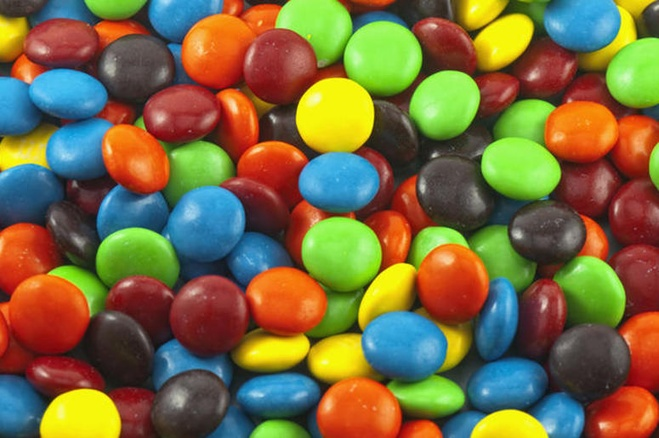
#> input picture Chapter 03/openCV/Day 1/Computer Vision Course Resources/img/img/m.jpg, 659 x 438 px, shrunk from 775 x 515 before the run, found by its file name
$ jupyter execute 'm&ms.ipynb'   (text cells are left out)
#> lines starting #> are read from the running program, lines starting #| are printed output that depends on the picture; after the words box and inside, x2 and y2 are one past the last pixel; in counts of white or black regions, pixels touching at a corner belong together; pictures that were not available may be replaced by others from this repository, and a replacement may not be noted
[cell 1]
import cv2
import matplotlib.pyplot as plt
import numpy as np

[cell 2]
img = cv2.imread('Computer Vision Course Resources/img/img/m.jpg')
#> img is the input picture: shape (438, 659, 3); mean B, G, R 63.8, 107.6, 121.9
hsv_img = cv2.imread('Computer Vision Course Resources/img/img/hsv.png')
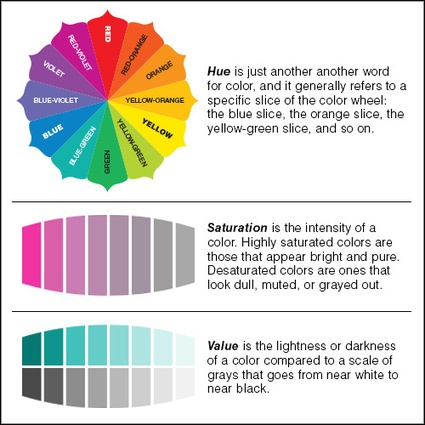
#> input picture Chapter 03/openCV/Day 3/img/img/hsv.jpg, 425 x 425 px, shrunk from 500 x 500 before the run, given in place of hsv.png, which was not available
#> hsv_img is the input picture: shape (425, 425, 3); mean B, G, R 212.6, 215, 219.1

[cell 3]
img

[cell 4]
hsv_img = cv2.cvtColor(hsv_img, cv2.COLOR_BGR2RGB)
plt.figure(figsize=(18, 12))
plt.imshow(hsv_img)

[cell 5]
img_rgb = cv2.cvtColor(img, cv2.COLOR_BGR2RGB)
img_hsv = cv2.cvtColor(img, cv2.COLOR_BGR2HSV)
#> img_hsv: shape (438, 659, 3); mean H, S, V 46.2, 170.9, 156
lower_blue = np.array([85, 50, 50])
upper_blue = np.array([130, 255, 255])

[cell 6]
mask_blue = cv2.inRange(img_hsv, lower_blue, upper_blue)
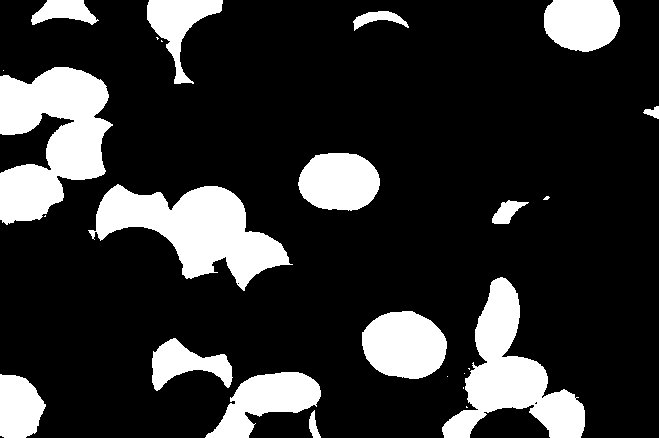
#> mask_blue: shape (438, 659); 19.1% white; 25 white regions (10 under 20 px), largest, box (x1, y1, x2, y2) and area: (0, 67, 113, 225) 11172, (88, 184, 293, 291) 10111, (442, 277, 585, 438) 9022
res_blue = cv2.bitwise_and(img_rgb, img_rgb, mask=mask_blue)

[cell 7]
plt.figure(figsize=(12,8))
plt.title('Isolate the blue')
plt.imshow(res_blue)

[cell 8]
lower_green = np.array([40, 50, 50])
upper_green = np.array([70, 255, 255])

mask_green = cv2.inRange(img_hsv, lower_green, upper_green)
#> mask_green: shape (438, 659); 16.2% white; 113 white regions (96 under 20 px), largest, box (x1, y1, x2, y2) and area: (277, 0, 423, 96) 7718, (475, 98, 561, 206) 6116, (302, 217, 380, 335) 5696
res_green = cv2.bitwise_and(img_rgb, img_rgb, mask= mask_green)

[cell 9]
plt.figure(figsize=(12,8))
plt.title('Isolate the green')
plt.imshow(res_green)

[cell 10]
mask_gb = cv2.bitwise_or(mask_blue, mask_green)
#> mask_gb: shape (438, 659); 35.3% white; 44 white regions (25 under 20 px), largest, box (x1, y1, x2, y2) and area: (361, 98, 585, 438) 26033, (50, 139, 293, 316) 17874, (0, 67, 113, 225) 11248
img_gb = cv2.bitwise_and(img_rgb, img_rgb, mask=mask_gb)

[cell 11]
plt.figure(figsize=(12, 8))
plt.title('Showing blue and green')
plt.imshow(mask_gb)
plt.imshow(img_gb)

[cell 12]
lower_red_1 = np.array([0,50,50])
upper_red_1 = np.array([10,255,255])
lower_red_2 = np.array([170,50,50])
upper_red_2 = np.array([180,255,255])

[cell 13]
mask_red_1 = cv2.inRange(img_hsv, lower_red_1, upper_red_1)
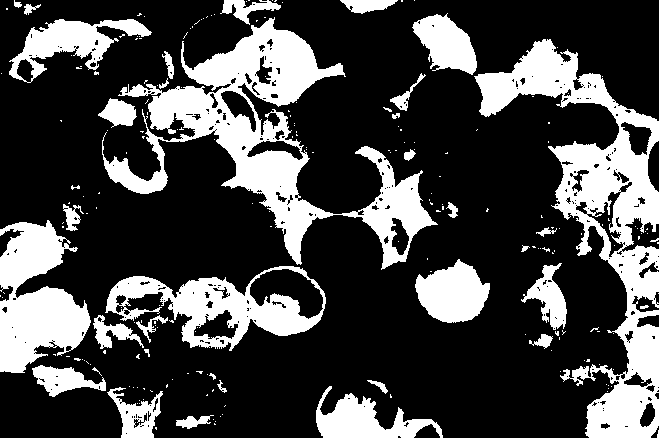
#> mask_red_1: shape (438, 659); 27.3% white; 219 white regions (183 under 20 px), largest, box (x1, y1, x2, y2) and area: (102, 17, 438, 270) 21347, (474, 39, 659, 438) 20849, (0, 220, 91, 373) 8489
mask_red_2 = cv2.inRange(img_hsv, lower_red_2, upper_red_2)
#> mask_red_2: shape (438, 659); 4.5% white; 373 white regions (313 under 20 px), largest, box (x1, y1, x2, y2) and area: (116, 292, 231, 355) 1579, (23, 340, 103, 396) 1245, (520, 298, 563, 355) 1148
mask_red = mask_red_1 + mask_red_2
#> mask_red: shape (438, 659); 31.9% white; 149 white regions (119 under 20 px), largest, box (x1, y1, x2, y2) and area: (102, 17, 438, 270) 24336, (474, 39, 659, 438) 23442, (0, 219, 106, 397) 11164
mask_rgb = cv2.bitwise_or(mask_red, mask_gb)
#> mask_rgb: shape (438, 659); 67.2% white; 216 black regions (175 under 20 px), largest, box (x1, y1, x2, y2) and area: (0, 0, 659, 438) 73564, (79, 0, 173, 181) 6389, (250, 269, 323, 319) 2017
res_rgb = cv2.bitwise_and(img_rgb, img_rgb, mask=mask_rgb)
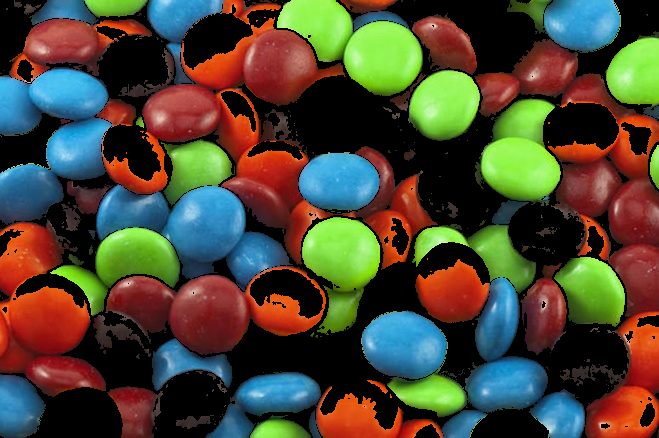
#> res_rgb: shape (438, 659, 3); mean R, G, B 75.6, 70.8, 51.7

[cell 14]
plt.figure(figsize=(12, 8))
plt.title('Showing blue, green and red')
plt.imshow(res_rgb)

[cell 15]
new_img = cv2.imread('mms.png')
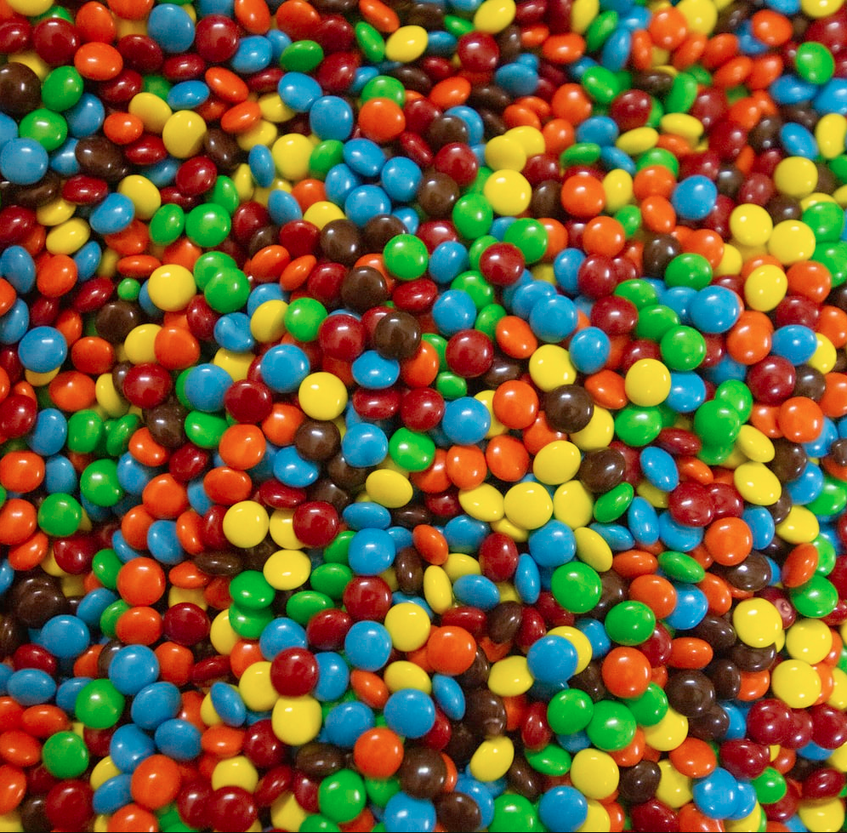
#> input picture Chapter 03/openCV/mms.png, 847 x 833 px, shrunk from 996 x 979 before the run
#> new_img is the input picture: shape (833, 847, 3); mean B, G, R 55, 93.9, 112
new_img_rgb = cv2.cvtColor(new_img, cv2.COLOR_BGR2RGB)
new_img_hsv = cv2.cvtColor(new_img, cv2.COLOR_BGR2HSV)
#> new_img_hsv: shape (833, 847, 3); mean H, S, V 51, 206.8, 151.6

[cell 16]
lower_gb = np.array([40, 50, 50])
upper_gb = np.array([130, 255, 255])
lower_red1 = np.array([0,50,50])
upper_red1 = np.array([10,255,255])
lower_red2 = np.array([170,50,50])
upper_red2 = np.array([180,255,255])

[cell 17]
mask_red1 = cv2.inRange(new_img_hsv, lower_red1, upper_red1)
#> mask_red1: shape (833, 847); 29.7% white; 1906 white regions (1753 under 20 px), largest, box (x1, y1, x2, y2) and area: (355, 0, 661, 408) 22374, (625, 3, 847, 260) 17656, (95, 394, 348, 611) 14862
mask_red2 = cv2.inRange(new_img_hsv, lower_red_2, upper_red2)
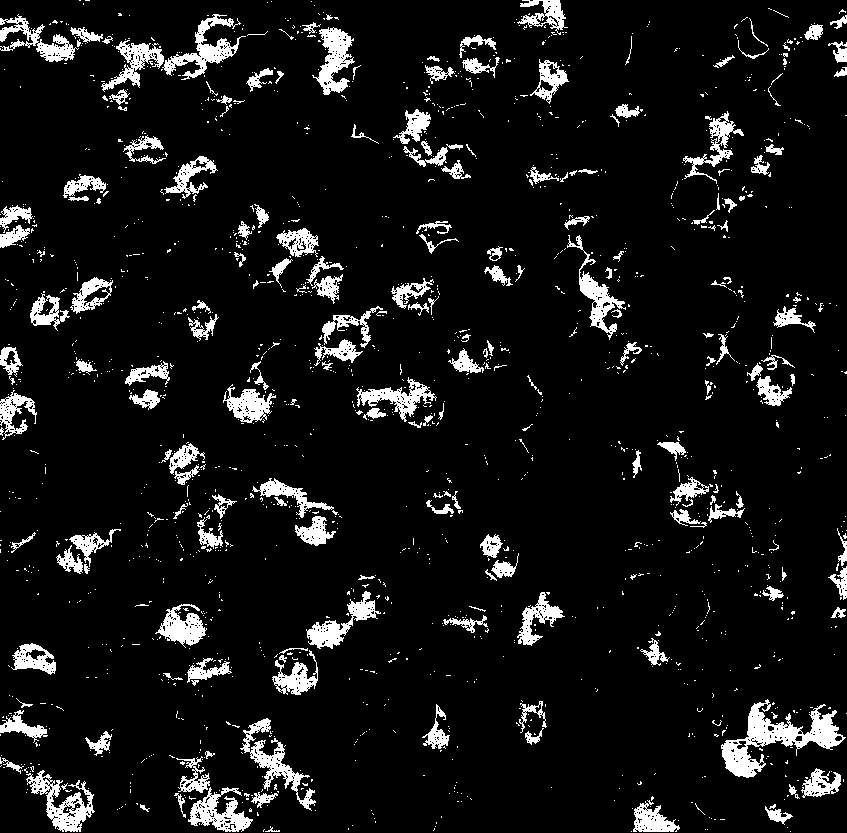
#> mask_red2: shape (833, 847); 8.3% white; 1624 white regions (1422 under 20 px), largest, box (x1, y1, x2, y2) and area: (721, 699, 846, 778) 3278, (26, 770, 95, 832) 1585, (240, 718, 316, 811) 1536
mask_red = mask_red1 + mask_red2
#> mask_red: shape (833, 847); 38% white; 699 white regions (604 under 20 px), largest, box (x1, y1, x2, y2) and area: (0, 200, 440, 611) 38970, (351, 0, 661, 408) 28878, (0, 0, 285, 207) 22310
mask_gb = cv2.inRange(new_img_hsv, lower_gb, upper_gb)
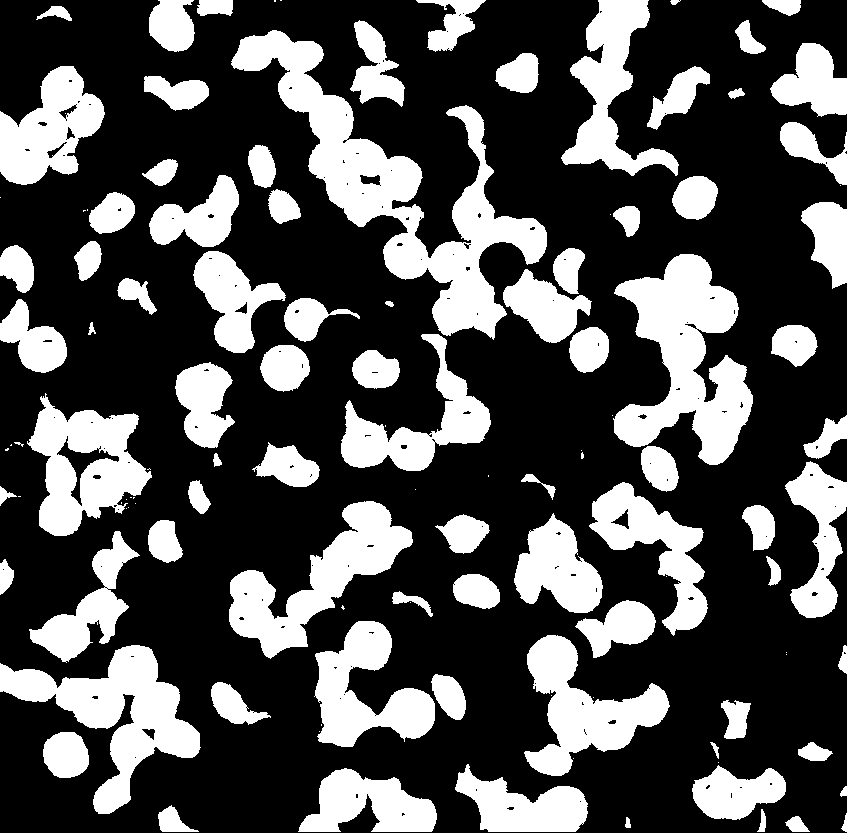
#> mask_gb: shape (833, 847); 31% white; 119 white regions (36 under 20 px), largest, box (x1, y1, x2, y2) and area: (231, 30, 547, 340) 23878, (613, 254, 753, 465) 15396, (0, 645, 201, 814) 12024

[cell 18]
mask_rgb = cv2.bitwise_or(mask_gb, mask_red)
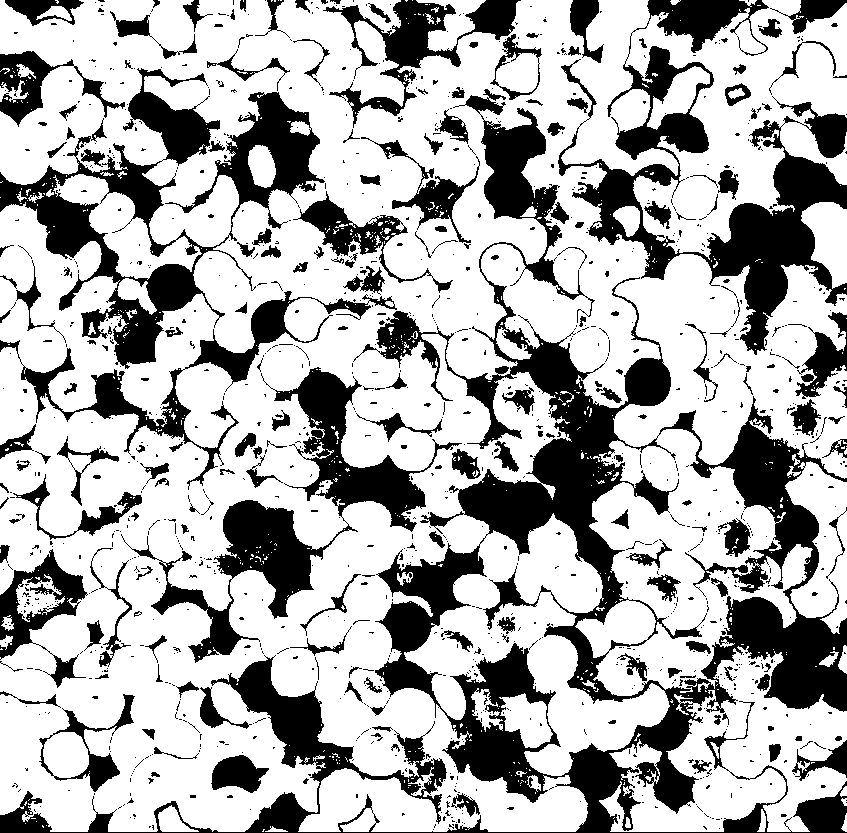
#> mask_rgb: shape (833, 847); 69% white; 1223 black regions (1018 under 20 px), largest, box (x1, y1, x2, y2) and area: (0, 89, 847, 833) 89013, (558, 0, 847, 355) 26161, (0, 68, 325, 369) 23346
res_gb = cv2.bitwise_and(new_img_rgb, new_img_rgb, mask = mask_rgb)
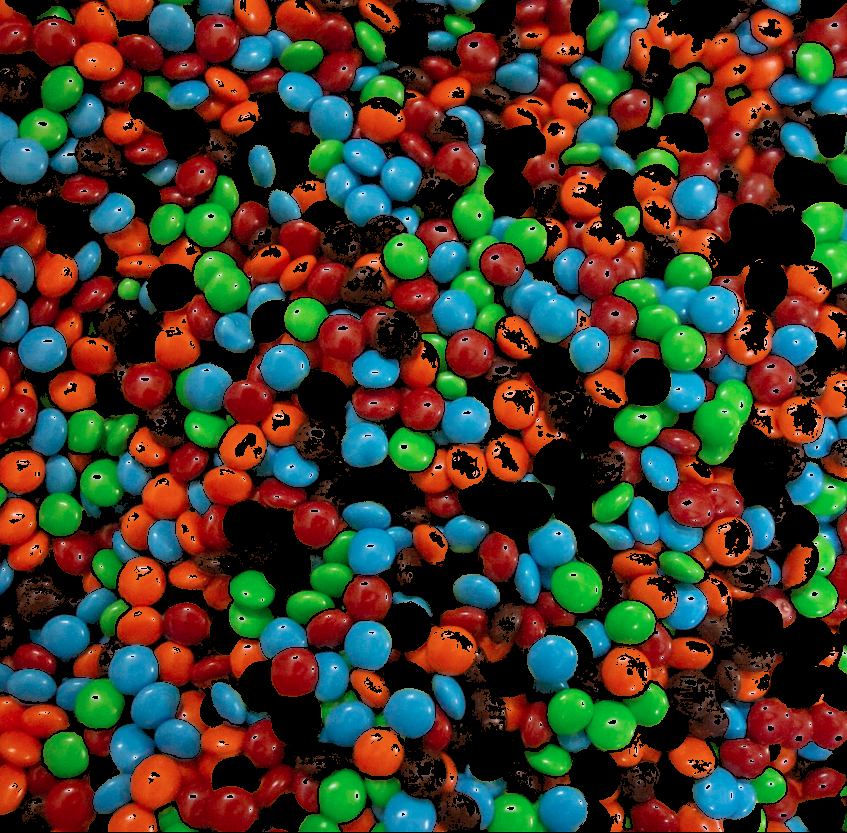
#> res_gb: shape (833, 847, 3); mean R, G, B 66.6, 58.4, 42.9
plt.figure(figsize=(16,12))
plt.title('Showing blue, green and red')
plt.imshow(res_gb)
